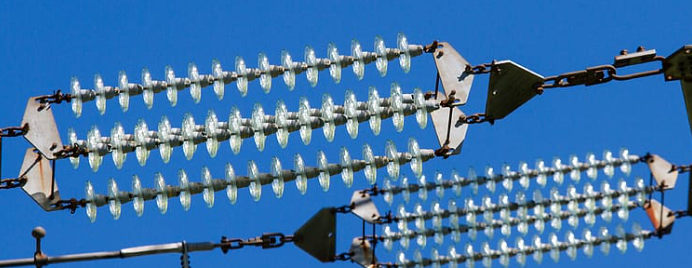
#> input picture insulator.jpg, 692 x 268 px, found by its file name
$ python HVLIdetector.py
#> lines starting #> are read from the running program, lines starting #| are printed output that depends on the picture; after the words box and inside, x2 and y2 are one past the last pixel; in counts of white or black regions, pixels touching at a corner belong together
import cv2
import numpy as np

def main():
    # Load the input image
    img = cv2.imread(r"C:\Users\hp\Desktop\insulator.jpg") #change this file location
#> img is the input picture: shape (268, 692, 3); mean B, G, R 169.7, 116.4, 62.9

    # Convert the image to grayscale
    gray = cv2.cvtColor(img, cv2.COLOR_BGR2GRAY)
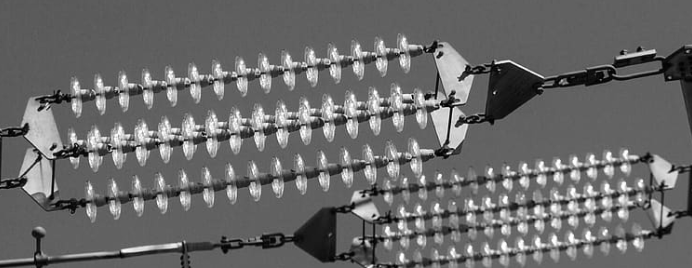
#> gray: shape (268, 692); min 0, max 255, mean 106.5

    # Apply Gaussian blur to reduce noise
    blurred = cv2.GaussianBlur(gray, (5, 5), 0)
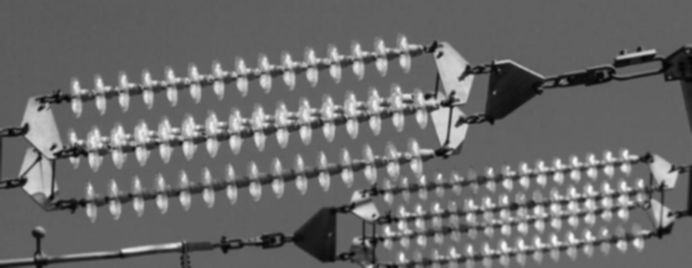
#> blurred: shape (268, 692); min 5, max 250, mean 106.5

    # Perform edge detection using Canny
    edges = cv2.Canny(blurred, 50, 150)
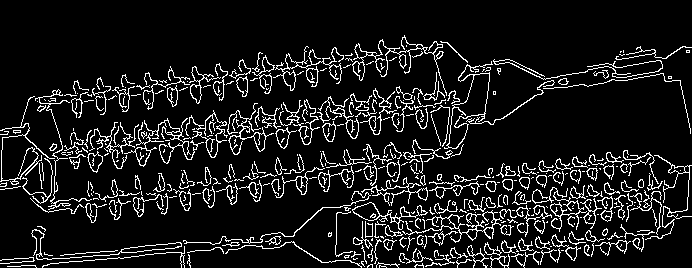
#> edges: shape (268, 692); 10.3% white in thin lines or dots, all inside (x1, y1, x2, y2) = (0, 35, 692, 268)

    # Find lines using Hough Line Transformation
    lines = cv2.HoughLinesP(edges, 1, np.pi / 180, 100, minLineLength=50, maxLineGap=10)
#> lines = 122 rows, first 6: [362, 229, 663, 202], [362, 235, 494, 224], [517, 204, 674, 185], [362, 231, 507, 219], [341, 105, 454, 90], [524, 218, 665, 206]

    # Draw lines on the image
    if lines is not None:
        for line in lines:
            x1, y1, x2, y2 = line[0]
            cv2.line(img, (x1, y1), (x2, y2), (0, 255, 0), 2)
#> this loop made 122 passes
#> (x1, y1, x2, y2) on passes 1 to 12: (362, 229, 663, 202), (362, 235, 494, 224), (517, 204, 674, 185), (362, 231, 507, 219), (341, 105, 454, 90), (524, 218, 665, 206), (354, 237, 458, 228), (323, 120, 432, 105), (105, 149, 155, 141), (80, 257, 184, 246), (397, 223, 473, 214), (163, 138, 455, 92)
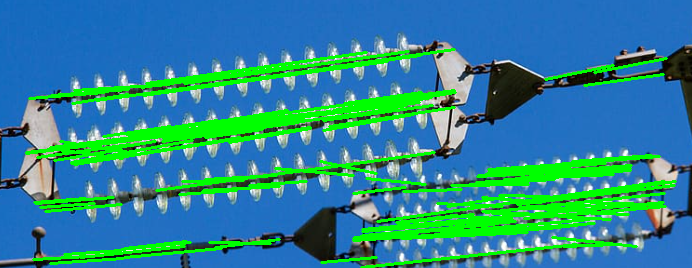
#> img: shape (268, 692, 3); 15.55% of pixels changed, all inside (x1, y1, x2, y2) = (25, 48, 677, 268)

    # Define color range for insulator detection (white in this case)
    lower_color = np.array([200, 200, 200])
    upper_color = np.array([255, 255, 255])

    # Convert the image to HSV color space
    hsv = cv2.cvtColor(img, cv2.COLOR_BGR2HSV)
#> hsv: shape (268, 692, 3); mean H, S, V 91.2, 187, 187.9

    # Create a mask using the defined color range
    mask = cv2.inRange(hsv, lower_color, upper_color)
#> mask: shape (268, 692); every value is 0

    # Find contours in the mask
    contours, _ = cv2.findContours(mask, cv2.RETR_EXTERNAL, cv2.CHAIN_APPROX_SIMPLE)
#> contours = []

    # Draw insulator contours on the image as polygons
    for cnt in contours:
        approx = cv2.approxPolyDP(cnt, 0.02 * cv2.arcLength(cnt, True), True)
        if len(approx) >= 4:  # Consider only contours with at least 4 vertices
            cv2.drawContours(img, [approx], 0, (0, 0, 255), 2)
#> this loop made 0 passes

    # Show the result
    cv2.imshow("Insulator Detection", img)
    cv2.waitKey(0)
    cv2.destroyAllWindows()

if __name__ == "__main__":
    main()
